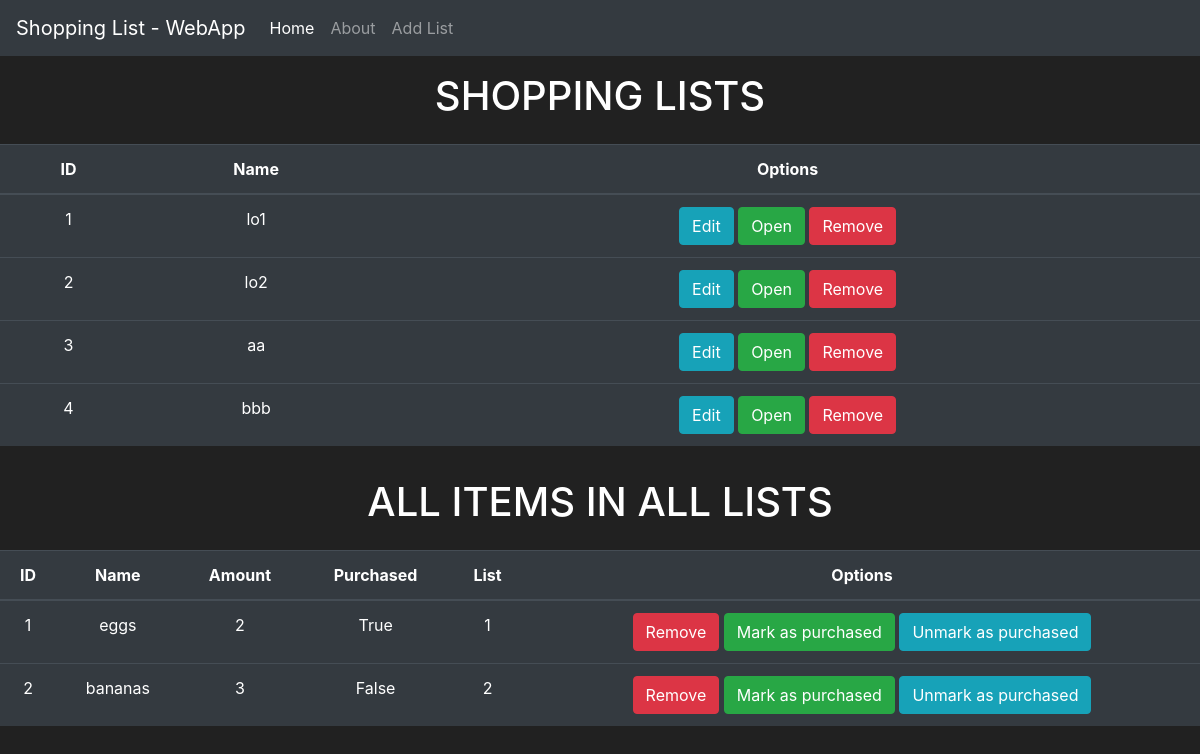
Page /home on the earlier database version.
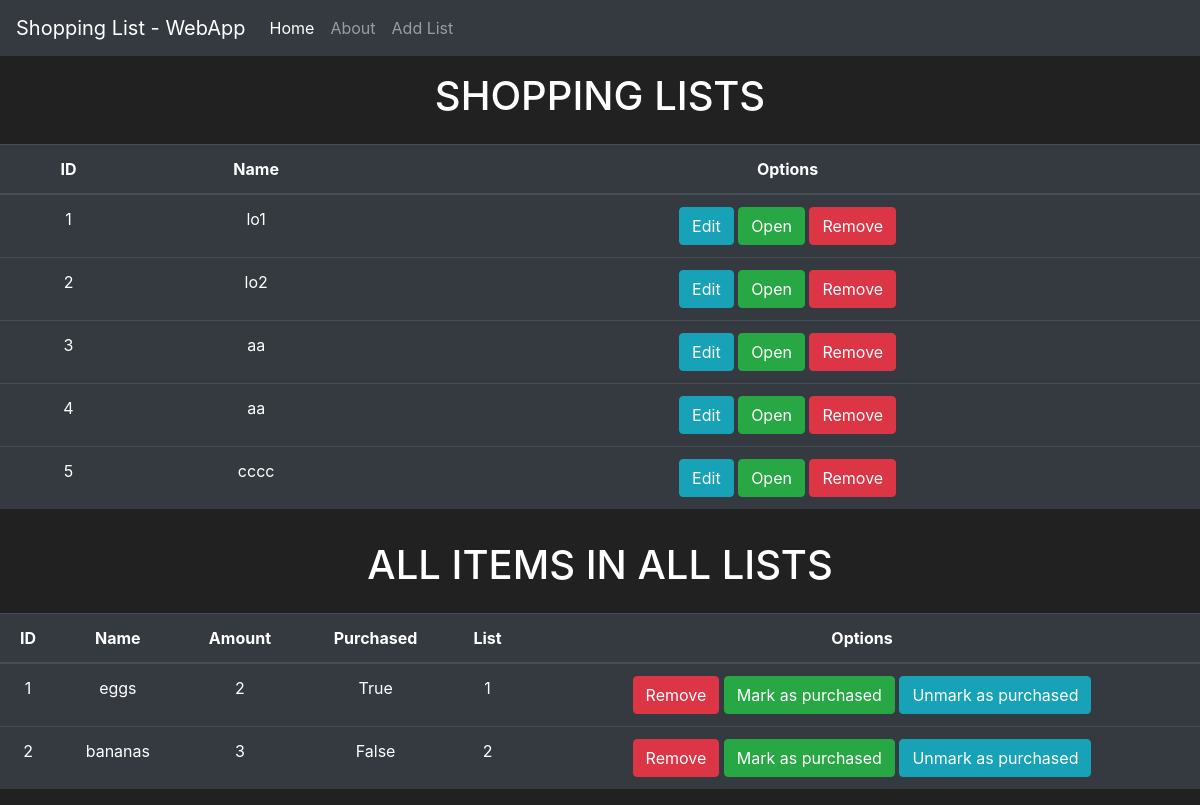
Same page on the later database version.
### lists/models.py (models this page shows, shortened)
class Lists(db.Model):
    id = db.Column(db.Integer(), primary_key=True)
    name = db.Column(db.String(length=50), nullable=False)
    lista = db.relationship('List', backref='owned_user', lazy=True)

class List(db.Model):
    id = db.Column(db.Integer(), primary_key=True)
    name = db.Column(db.String(length=50), nullable=False)
    amount = db.Column(db.Integer(), nullable=False)
    purchased = db.Column(db.Boolean(), default=False)
    owner = db.Column(db.Integer(), db.ForeignKey('lists.id'))

### lists/routes.py (the view)
@app.route('/')
@app.route('/home', methods=['GET', 'POST'])
def home_page():
    lists = Lists.query.all()
    list= List.query.all()
    return render_template('home.html', lists=lists, list=list)

### lists/templates/home.html (shortened to what this page needs)
<!doctype html>
<html lang="en">
  <head>
    <link rel="stylesheet" href="https://cdn.jsdelivr.net/npm/bootstrap@4.3.1/dist/css/bootstrap.min.css">
  </head>
  <body>
    <nav class="navbar navbar-expand-md navbar-dark bg-dark">
        <a class="navbar-brand">Shopping List - WebApp</a>
        <div class="collapse navbar-collapse" id="navbarNav">
          <ul class="navbar-nav mr-auto">
              <li class="nav-item active">
                  <a class="nav-link" href="{{ url_for('home_page')}}">Home <span class="sr-only">(current)</span></a>
              </li>
              <li class="nav-item">
                  <a class="nav-link" href="{{ url_for('about_page')}}">About</a>
              </li>
              <li class="nav-item">
                <a class="nav-link" href="{{ url_for('addlist_page')}}">Add List</a>
            </li>
          </ul>
        </div>
      </nav>
      <div id="webTop">
        <h1>SHOPPING LISTS</h1>
      </div>
      <table class="table table-hover table-dark">
        <thead>
            <tr>
                <th scope="col">ID</th>
                <th scope="col">Name</th>
                <th scope="col">Options</th>
            </tr>
        </thead>
        <tbody>
            {% for lists in lists %}
                <tr>
                    <td>{{ lists.id }}</td>
                    <td>{{ lists.name }}</td>
                    <td>
                        <button class="btn btn-outline btn-info">Edit</button>
                        <button class="btn btn-outline btn-success" data-toggle="modal" data-target="#List-MoreInfo-{{ lists.id }}">Open</button>
                        <button class="btn btn-outline btn-danger">Remove</button>
                    </td>
                </tr>
            {% endfor %}
        </tbody>
    </table>
    <div id="webTop">
      <h1>ALL ITEMS IN ALL LISTS</h1>
    </div>
    <table class="table table-hover table-dark">
      <thead>
          <tr>
              <th scope="col">ID</th>
              <th scope="col">Name</th>
              <th scope="col">Amount</th>
              <th scope="col">Purchased</th>
              <th scope="col">List</th>
              <th scope="col">Options</th>
          </tr>
      </thead>
      <tbody>
          {% for list in list %}
              <tr>
                  <td>{{ list.id }}</td>
                  <td>{{ list.name }}</td>
                  <td>{{ list.amount }}</td>
                  <td>{{ list.purchased }}</td>
                  <td>{{ list.owner }}</td>
                  <td>
                      <button class="btn btn-outline btn-danger">Remove</button>
                      <button class="btn btn-outline btn-success">Mark as purchased</button>
                      <button class="btn btn-outline btn-info">Unmark as purchased</button>
                  </td>
              </tr>
          {% endfor %}
      </tbody>
  </table>
  </body>
</html>

### lists/templates/home.html (style rules this page uses)
body { background-color: #212121; color: white; text-align: center; }
#webTop { padding: 1rem; }

Differences in the rows shown:
changed Lists id 4: name "bbb" → "aa"
added Lists: id "5", name "cccc"
